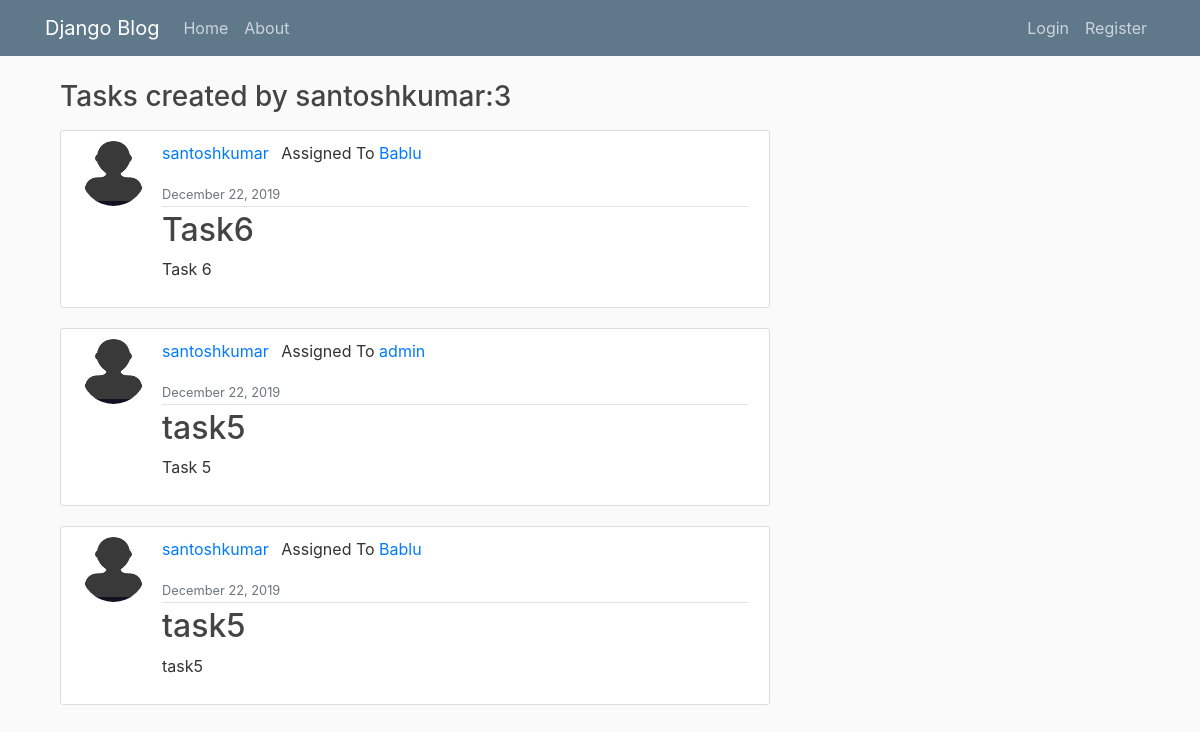
/tasks/user/santoshkumar, run on the app's committed database.
### tasks/models.py (models this page shows, shortened)
class Tasks(models.Model):
    class Meta:
        verbose_name = _("Task")
        verbose_name_plural = _("Tasks")
    STATUSES = (
        ('Assigned', _('Assigned')),
        ('in_progress', _('In Progress')),
        ('blocked', _('Blocked')),
        ('done', _('Done')),
        ('dismissed', _('Dismissed'))
    )
    PRIORITIES = (
        ('Normal', _('Normal')),
        ('High', _('High')),
        ('Critical', _('Critical')),
        ('Blocker', _('Blocker'))
    )
    title = models.CharField(max_length=140)
    date_posted = models.DateField(default=timezone.now, blank=True, null=True)
    content = models.TextField(_("content"), max_length=2000, null=True, blank=True)
    created_by = models.ForeignKey(
        User,
        null=True,
        blank=True,
        related_name="task_created",
        on_delete=models.CASCADE,
    )
    assigned_to = models.ForeignKey(
        User,
        blank=True,
        null=True,
        related_name="task_assigned",
        on_delete=models.CASCADE,
    )
    state = models.CharField(_("state"), max_length=20, choices=STATUSES, default='Assigned')
    priority = models.CharField(_("priority"), max_length=20, choices=PRIORITIES, default='Normal')

### Users/models.py (models this page shows, shortened)
class Profile(models.Model):
    user = models.OneToOneField(User, on_delete=models.CASCADE)
    image = models.ImageField(default='default.jpg', upload_to='profile_pics')

### tasks/views.py (the view)
# urls.py: path('user/<str:username>', UserTaskListView.as_view(), name='user-tasks'),
class UserTaskListView(ListView):
    model = Tasks
    template_name = 'tasks/user_tasks.html'  # <app>/<model>_<viewtype>.html
    context_object_name = 'tasks'
    paginate_by = 5
    def get_queryset(self):
        user = get_object_or_404(User, username=self.kwargs.get('username'))
        return Tasks.objects.filter(created_by=user).order_by('-date_posted')

### tasks/templates/tasks/user_tasks.html (shortened to what this page needs)
{% extends "tasks/base.html" %}
{% block content %}
      <h3 class="mb-3">Tasks created by {{ view.kwargs.username }}:{{ page_obj.paginator.count }}</h3>
      {% for task in tasks %}
          <article class="media content-section">
            <img class="rounded-circle article-img" src="{{ task.created_by.profile.image.url }}">
            <div class="media-body">
              <div class="article-metadata">
              <p>
                <a class="mr-2" href="{% url 'profile' %}">{{ task.created_by }}</a>
                Assigned To <a class="mr-2" href="{% url 'profile' %}">{{ task.assigned_to }}</a>
              </p>
              <small class="text-muted">{{ task.date_posted|date:"F d, Y" }}</small>
              </div>
              <h2><a class="article-title" href="{% url 'tasks-detail' task.id %}">{{ task.title }}</a></h2>
              <p class="article-content">{{ task.content }}</p>
            </div>
          </article>
      {% endfor %}
{% endblock content %}

### tasks/static/tasks/base.css (style rules this page uses)
body { background: #fafafa; color: #333333; margin-top: 5rem; }
h1, h2, h3, h4, h5, h6 { color: #444444; }
.content-section { background: #ffffff; padding: 10px 20px; border: 1px solid #dddddd; border-radius: 3px; margin-bottom: 20px; }
.article-title { color: #444444; }
.article-content { white-space: pre-line; }
.article-img { height: 65px; width: 65px; margin-right: 16px; }
.article-metadata { padding-bottom: 1px; margin-bottom: 4px; border-bottom: 1px solid #e3e3e3 }

### data on the page
Tasks: created_by.profile.image (placeholder picture), created_by "santoshkumar", assigned_to "Bablu", date_posted "December 22, 2019", title "Task6", content "Task 6"
Tasks: created_by.profile.image (placeholder picture), created_by "santoshkumar", assigned_to "admin", date_posted "December 22, 2019", title "task5", content "Task 5"
Tasks: created_by.profile.image (placeholder picture), created_by "santoshkumar", assigned_to "Bablu", date_posted "December 22, 2019", title "task5", content "task5"

### other printed values
{{ view.kwargs.username }} "santoshkumar"
{{ page_obj.paginator.count }} "3"
